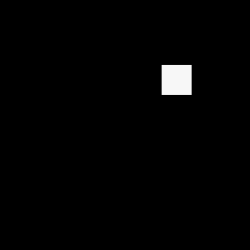
Frame 1 (no input)
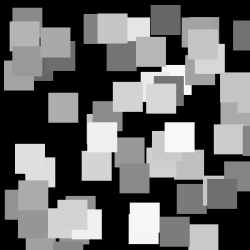
Frame 60 (the mouse pressed at the canvas centre just before this capture)
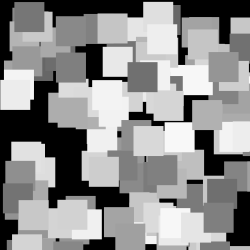
Frame 120 (the mouse held since frame 60 and released just before this capture)

The Processing sketch that drew these frames (run headless with seeded random() and noise(); from frame 60 on, the mouse is pressed at the canvas centre):

// Processing sketch: processing_86438
// ── processing_86438.pde

float x;
float y;

void setup(){
 size(250,250);
 background(0);
 smooth();
}
void draw() 
{ 
frameRate(10);
 x=random(width);
 y=random(width);
 
fill(random(100,255));
 noStroke();
 rect(x,y,30,30);
 x++;
 y++;
}
